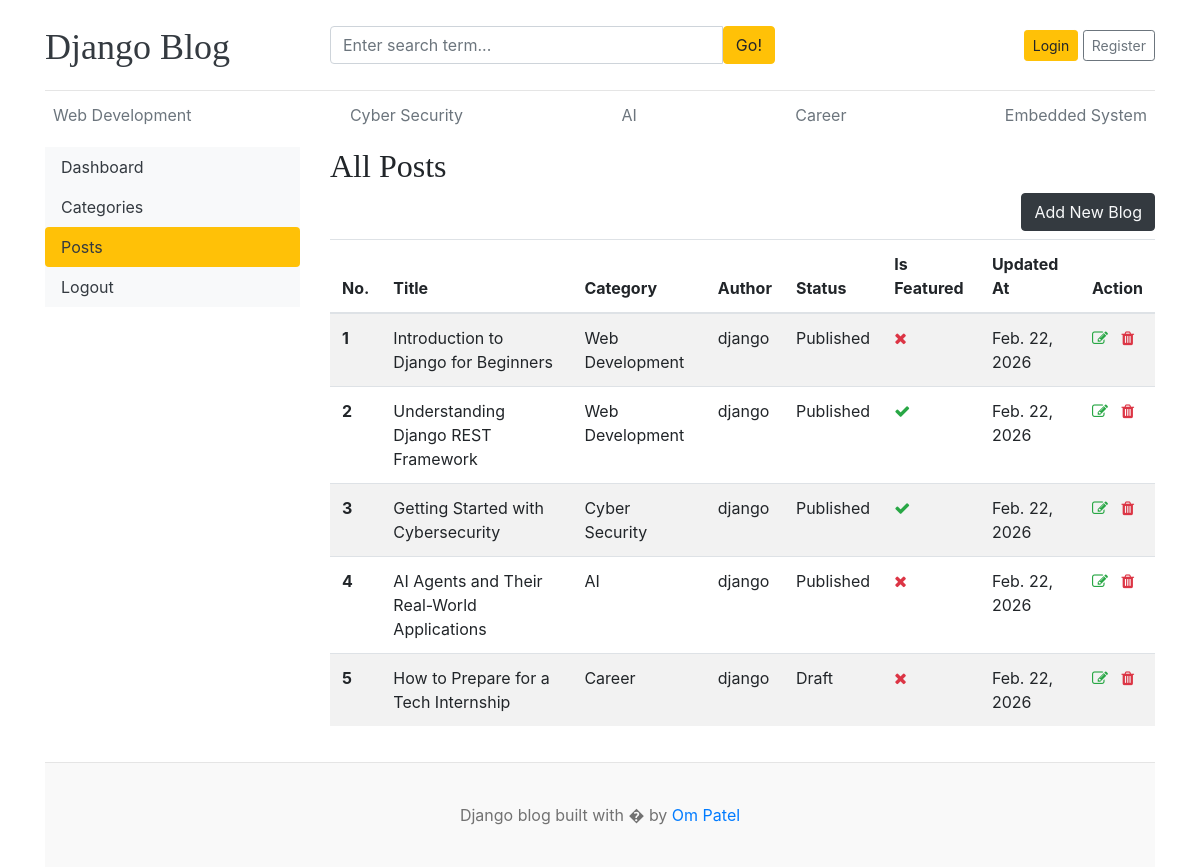
The app's page /dashboard/posts/, older data.
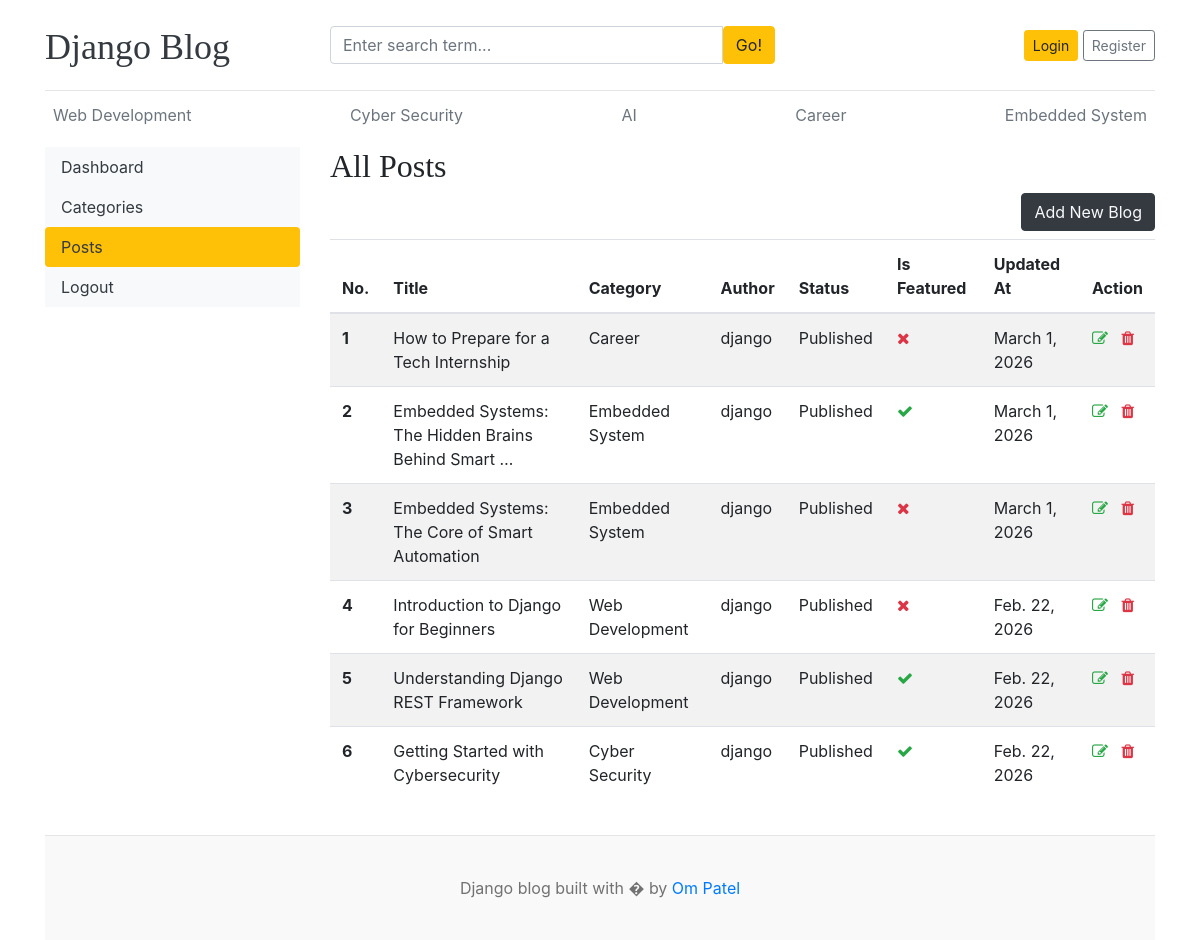
The same page, newer data.
### blogapp/models.py (models this page shows)
class Category (models.Model):
    category_name = models.CharField(max_length=50,unique=True)
    created_at = models.DateTimeField(auto_now_add=True)
    updated_at = models.DateTimeField(auto_now=True)
    class Meta:
        verbose_name_plural ='categories'
    def __str__ (self):
        return self.category_name

class Blog (models.Model):
    title = models.CharField(max_length=100)
    slug = models.SlugField(max_length=150,unique=True,blank=True)
    category = models.ForeignKey(Category,on_delete=models.CASCADE)
    author = models.ForeignKey(User,on_delete=models.CASCADE)
    featured_image = models.ImageField(upload_to='uploads/%Y/%m/%d')
    short_discription = models.TextField(max_length=500)
    blog_body = models.TextField(max_length=2000)
    status = models.CharField(max_length=50,choices=STATUS_CHOICES,default="Draft")
    is_featured = models.BooleanField(default=False)
    created_at = models.DateField(auto_now_add=True)
    updated_at = models.DateField(auto_now=True)
    def __str__ (self):
        return self.title

### dashboards/views.py (the view)
# urls.py: path('/posts/',views.posts,name = 'posts'),
def posts(request):
   posts = Blog.objects.all().order_by('-updated_at')
   context = {
      'posts':posts,
   }
   return render(request,'dashboards/posts.html',context)

### blogapp/context_processor.py (called while the page is built)
def get_category(request):
    categories = Category.objects.all()
    return dict(categories = categories)

def social_links(request):
    social_links = Social.objects.all()
    return dict(social_links = social_links)

### templates/dashboards/posts.html (shortened to what this page needs)
{% extends 'base.html' %}
{% block content%}
<div class="row">
    {% include 'dashboards/sidebar.html' %}
    <div class="col-md-9">
        <h2>All Posts</h2>
        <a href="{% url 'add_blog'%}" class="btn btn-dark text-light float-right mb-2">Add New Blog</a>
            <table class="table table-striped table-hover">
                <thead>
                    <tr>
                    <th scope="col">No.</th>
                    <th scope="col">Title</th>
                    <th scope="col">Category</th>
                    <th scope="col">Author</th>
                    <th scope="col">Status</th>
                    <th scope="col">Is Featured</th>
                    <th scope="col">Updated At</th>
                    <th scope="col">Action</th>
                    </tr>
                </thead>
                <tbody>
                    {% for post in posts%}
                        <tr>
                        <th scope="row">{{ forloop.counter }}</th>
                        <td>{{post | truncatewords:7}}</td>
                        <td>{{post.category}}</td>
                        <td>{{post.author}}</td>
                        <td>{{post.status}}</td>
                        <td>{% if post.is_featured %}<i class="fa fa-check text-success"></i>{% else %}<i class="fa fa-times text-danger"></i> {% endif %}</td>
                        <td>{{post.updated_at}}</td>
                        <td>
                            <a href="{% url 'edit_blog' post.id %}"><i class="fa fa-edit text-success"></i></a>
                           <a href="{% url 'delete_blog' post.id %}"><i class="fa fa-trash text-danger"></i></a>
                        </td>
                        </tr>
                    {% endfor %}
                </tbody>
            </table>
    </div>
</div>
{% endblock%}

### templates/base.html (shortened to what this page needs)
{% load static %}
<!DOCTYPE html>
<html lang="en">
<head>
    <link href="https://getbootstrap.com/docs/4.0/dist/css/bootstrap.min.css" rel="stylesheet">
    <link href="{% static 'css/blog.css'%}" rel="stylesheet">
    <link rel="stylesheet" href="https://cdnjs.cloudflare.com/ajax/libs/font-awesome/4.7.0/css/font-awesome.min.css">
  </head>
<body>
    <div class="container">
      <header class="blog-header py-3">
        <div class="row flex-nowrap justify-content-between align-items-center">
          <div class="col-3 pt-1">
            <a class="blog-header-logo text-dark" href="/">Django Blog</a>
          </div>
           <div class="col-5 ">
             <form action="{%url 'search' %}" method="GET">
             <div class="input-group">
                <input class="form-control" name="search" value="{{keyword}}" type="text" placeholder="Enter search term..." aria-label="Enter search term..." aria-describedby="button-search" />
                  <button  class="btn btn-warning" id="button-search" type="submit">Go!</button>
            </div>
            </form>
          </div>
          <div class="col-4 d-flex justify-content-end align-items-center">
            {% if user.is_authenticated %}
            <span><a href="{% url 'dashboard' %}">Dashboard </a>|<a href="{% url 'logout' %}"> Log Out</a></span>
            {% else %}
            <a class="btn btn-sm btn-warning" href="{% url 'login' %}">Login</a> &nbsp;
            <a class="btn btn-sm btn-outline-secondary" href="{%url 'registration' %}">Register</a>
            {% endif %}
          </div>
        </div>
      </header>
      <div class="nav-scroller py-1 mb-2">
        <nav class="nav d-flex justify-content-between">
          {% for cat in categories %}
          <a class="p-2 text-muted" href="{% url 'blog_by_category' cat.id %}">{{cat.category_name}}</a>
          {%endfor%}
        </nav>
      </div>
{% block content %}
{%endblock%}
<footer class="blog-footer" style="margin-top: 20px;">
  <p>Django blog built with � by <a href="#">Om Patel</a></p>
</footer>
</body>
</html>

### templates/dashboards/sidebar.html (shortened to what this page needs)
 <div class="col-md-3">
    <div class="nav flex-column nav-pills bg-light" aria-orientation="vertical">
      <a href="{% url 'dashboard' %}" class="nav-link text-dark {% if  '/dashboard' == request.path %} bg-warning{%endif%}"> Dashboard</a>
      <a href="{% url 'categories' %}" class="nav-link text-dark {% if  '/dashboard/categories/' == request.path %} bg-warning{%endif%}" >Categories</a>
      <a href="{% url 'posts' %}" class="nav-link text-dark {% if  '/dashboard/posts/' == request.path %} bg-warning{%endif%}">Posts</a>
      <a href="" class="nav-link text-dark">Logout</a>
    </div>
  </div>

### blog/static/css/blog.css (style rules this page uses)
.blog-header { border-bottom: 1px solid #e5e5e5; }
.blog-header-logo { font-family: "Playfair Display", Georgia, "Times New Roman", serif; font-size: 2.25rem; }
h1, h2, h3, h4, h5, h6 { font-family: "Playfair Display", Georgia, "Times New Roman", serif; }
.blog-footer { padding: 2.5rem 0; color: #727272; text-align: center; background-color: #f9f9f9; border-top: .05rem solid #e5e5e5; }
.blog-footer p:last-child { margin-bottom: 0; }

Row changes from the older to the newer data that the page shows:
removed Blog: title "AI Agents and Their Real-World Applications", category "AI", author "django", status "Published", is_featured False (drawn), updated_at "Feb. 22, 2026"
changed Blog "How to Prepare for a Tech Internship": status "Draft" → "Published"; updated_at "Feb. 22, 2026" → "March 1, 2026"; moves up the list
added Blog: title "Embedded Systems: The Hidden Brains Behind Smart …", category "Embedded System", author "django", status "Published", is_featured True (drawn), updated_at "March 1, 2026"
added Blog: title "Embedded Systems: The Core of Smart Automation", category "Embedded System", author "django", status "Published", is_featured False (drawn), updated_at "March 1, 2026"
